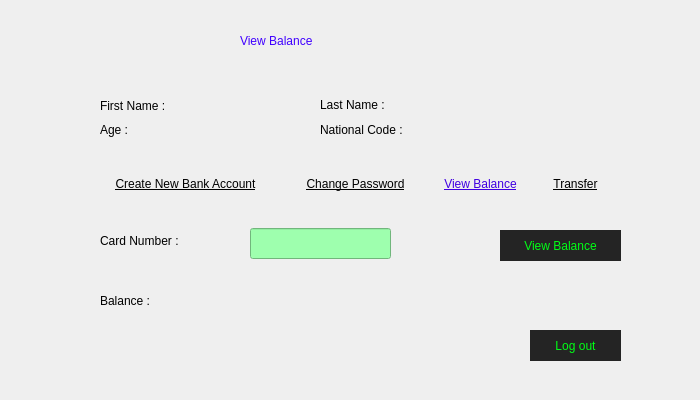
<?xml version="1.0" encoding="UTF-8"?>
<ui version="4.0">
 <class>ViewBalance</class>
 <widget class="QWidget" name="ViewBalance">
  <property name="geometry">
   <rect>
    <x>0</x>
    <y>0</y>
    <width>700</width>
    <height>400</height>
   </rect>
  </property>
  <property name="windowTitle">
   <string>Form</string>
  </property>
  <property name="styleSheet">
   <string notr="true">QPushButton {
    background-color: transparent;
    border: none;
}</string>
  </property>
  <widget class="QLabel" name="background">
   <property name="geometry">
    <rect>
     <x>0</x>
     <y>0</y>
     <width>700</width>
     <height>400</height>
    </rect>
   </property>
   <property name="text">
    <string/>
   </property>
   <property name="pixmap">
    <pixmap resource="Panel.qrc">:/images/panel2.png</pixmap>
   </property>
  </widget>
  <widget class="QLabel" name="balanceL">
   <property name="geometry">
    <rect>
     <x>100</x>
     <y>280</y>
     <width>81</width>
     <height>41</height>
    </rect>
   </property>
   <property name="styleSheet">
    <string notr="true">color: black;
font: 12pt &quot;Tw Cen MT&quot;;
</string>
   </property>
   <property name="text">
    <string>Balance :</string>
   </property>
  </widget>
  <widget class="QPushButton" name="createNewBankAccountPB">
   <property name="geometry">
    <rect>
     <x>90</x>
     <y>169</y>
     <width>191</width>
     <height>29</height>
    </rect>
   </property>
   <property name="cursor">
    <cursorShape>PointingHandCursor</cursorShape>
   </property>
   <property name="styleSheet">
    <string notr="true">text-decoration: underline;
font: 10pt &quot;MRT_Sozar&quot;;
color: rgb(0, 0, 0);</string>
   </property>
   <property name="text">
    <string>Create New Bank Account</string>
   </property>
  </widget>
  <widget class="QLineEdit" name="cardNumberLE">
   <property name="geometry">
    <rect>
     <x>250</x>
     <y>228</y>
     <width>141</width>
     <height>31</height>
    </rect>
   </property>
   <property name="styleSheet">
    <string notr="true">background-color: rgb(158, 255, 174);
color: rgb(0, 0, 0);
</string>
   </property>
   <property name="text">
    <string/>
   </property>
  </widget>
  <widget class="QPushButton" name="logoutPB">
   <property name="geometry">
    <rect>
     <x>530</x>
     <y>330</y>
     <width>91</width>
     <height>31</height>
    </rect>
   </property>
   <property name="cursor">
    <cursorShape>PointingHandCursor</cursorShape>
   </property>
   <property name="styleSheet">
    <string notr="true">color: rgb(0, 255, 21);
background-color: rgb(36, 36, 36);
font: 9pt &quot;MRT_Sozar&quot;;</string>
   </property>
   <property name="text">
    <string>Log out</string>
   </property>
   <property name="autoDefault">
    <bool>false</bool>
   </property>
   <property name="default">
    <bool>true</bool>
   </property>
   <property name="flat">
    <bool>false</bool>
   </property>
  </widget>
  <widget class="QPushButton" name="balancePB">
   <property name="geometry">
    <rect>
     <x>500</x>
     <y>230</y>
     <width>121</width>
     <height>31</height>
    </rect>
   </property>
   <property name="cursor">
    <cursorShape>PointingHandCursor</cursorShape>
   </property>
   <property name="styleSheet">
    <string notr="true">color: rgb(0, 255, 21);
background-color: rgb(36, 36, 36);
font: 9pt &quot;MRT_Sozar&quot;;</string>
   </property>
   <property name="text">
    <string>View Balance</string>
   </property>
   <property name="autoDefault">
    <bool>false</bool>
   </property>
   <property name="default">
    <bool>true</bool>
   </property>
   <property name="flat">
    <bool>false</bool>
   </property>
  </widget>
  <widget class="QPushButton" name="viewBalancePB">
   <property name="geometry">
    <rect>
     <x>430</x>
     <y>169</y>
     <width>101</width>
     <height>29</height>
    </rect>
   </property>
   <property name="styleSheet">
    <string notr="true">text-decoration: underline;
color: rgb(64, 0, 225);
font: 10pt &quot;MRT_Sozar&quot;;
</string>
   </property>
   <property name="text">
    <string>View Balance</string>
   </property>
  </widget>
  <widget class="QPushButton" name="changePasswordPB">
   <property name="geometry">
    <rect>
     <x>290</x>
     <y>169</y>
     <width>131</width>
     <height>29</height>
    </rect>
   </property>
   <property name="cursor">
    <cursorShape>PointingHandCursor</cursorShape>
   </property>
   <property name="styleSheet">
    <string notr="true">text-decoration: underline;
color: rgb(0, 0, 0);
font: 10pt &quot;MRT_Sozar&quot;;
</string>
   </property>
   <property name="text">
    <string>Change Password</string>
   </property>
  </widget>
  <widget class="QLabel" name="cardNumberL">
   <property name="geometry">
    <rect>
     <x>100</x>
     <y>220</y>
     <width>131</width>
     <height>41</height>
    </rect>
   </property>
   <property name="styleSheet">
    <string notr="true">color: black;
font: 12pt &quot;Tw Cen MT&quot;;
</string>
   </property>
   <property name="text">
    <string>Card Number :</string>
   </property>
  </widget>
  <widget class="QPushButton" name="transferPB">
   <property name="geometry">
    <rect>
     <x>540</x>
     <y>169</y>
     <width>71</width>
     <height>29</height>
    </rect>
   </property>
   <property name="cursor">
    <cursorShape>PointingHandCursor</cursorShape>
   </property>
   <property name="styleSheet">
    <string notr="true">text-decoration: underline;
color: rgb(0, 0, 0);
font: 10pt &quot;MRT_Sozar&quot;;
</string>
   </property>
   <property name="text">
    <string>Transfer</string>
   </property>
  </widget>
  <widget class="QLabel" name="balanceST">
   <property name="geometry">
    <rect>
     <x>250</x>
     <y>285</y>
     <width>141</width>
     <height>31</height>
    </rect>
   </property>
   <property name="styleSheet">
    <string notr="true">color: rgb(67, 67, 67);</string>
   </property>
   <property name="text">
    <string/>
   </property>
  </widget>
  <widget class="QLabel" name="viewBalanceL">
   <property name="geometry">
    <rect>
     <x>240</x>
     <y>10</y>
     <width>241</width>
     <height>61</height>
    </rect>
   </property>
   <property name="styleSheet">
    <string notr="true">color: rgb(64, 0, 255);
font: 800 17pt &quot;Rockwell Extra Bold&quot;;
</string>
   </property>
   <property name="text">
    <string>View Balance</string>
   </property>
  </widget>
  <widget class="QLabel" name="ageL">
   <property name="geometry">
    <rect>
     <x>100</x>
     <y>114</y>
     <width>41</width>
     <height>31</height>
    </rect>
   </property>
   <property name="styleSheet">
    <string notr="true">color: black;
font: 10pt &quot;Tw Cen MT&quot;;
</string>
   </property>
   <property name="text">
    <string>Age :</string>
   </property>
  </widget>
  <widget class="QLabel" name="firstNameL">
   <property name="geometry">
    <rect>
     <x>100</x>
     <y>80</y>
     <width>101</width>
     <height>51</height>
    </rect>
   </property>
   <property name="styleSheet">
    <string notr="true">color: black;
font: 12pt &quot;Tw Cen MT&quot;;
</string>
   </property>
   <property name="text">
    <string>First Name :</string>
   </property>
  </widget>
  <widget class="QLabel" name="lastNameL">
   <property name="geometry">
    <rect>
     <x>320</x>
     <y>79</y>
     <width>101</width>
     <height>51</height>
    </rect>
   </property>
   <property name="styleSheet">
    <string notr="true">color: black;
font: 12pt &quot;Tw Cen MT&quot;;
</string>
   </property>
   <property name="text">
    <string>Last Name :</string>
   </property>
  </widget>
  <widget class="QLabel" name="ageST">
   <property name="geometry">
    <rect>
     <x>150</x>
     <y>120</y>
     <width>51</width>
     <height>20</height>
    </rect>
   </property>
   <property name="styleSheet">
    <string notr="true">color: rgb(67, 67, 67);</string>
   </property>
   <property name="text">
    <string/>
   </property>
  </widget>
  <widget class="QLabel" name="nationalCodeL">
   <property name="geometry">
    <rect>
     <x>320</x>
     <y>114</y>
     <width>111</width>
     <height>31</height>
    </rect>
   </property>
   <property name="styleSheet">
    <string notr="true">color: black;
font: 10pt &quot;Tw Cen MT&quot;;
</string>
   </property>
   <property name="text">
    <string>National Code :</string>
   </property>
  </widget>
  <widget class="QLabel" name="firstNameST">
   <property name="geometry">
    <rect>
     <x>210</x>
     <y>95</y>
     <width>91</width>
     <height>20</height>
    </rect>
   </property>
   <property name="styleSheet">
    <string notr="true">color: rgb(67, 67, 67);</string>
   </property>
   <property name="text">
    <string/>
   </property>
  </widget>
  <widget class="QLabel" name="lastNameST">
   <property name="geometry">
    <rect>
     <x>430</x>
     <y>95</y>
     <width>161</width>
     <height>20</height>
    </rect>
   </property>
   <property name="styleSheet">
    <string notr="true">color: rgb(67, 67, 67);</string>
   </property>
   <property name="text">
    <string/>
   </property>
  </widget>
  <widget class="QLabel" name="nationalCodeST">
   <property name="geometry">
    <rect>
     <x>440</x>
     <y>120</y>
     <width>161</width>
     <height>20</height>
    </rect>
   </property>
   <property name="styleSheet">
    <string notr="true">color: rgb(67, 67, 67);</string>
   </property>
   <property name="text">
    <string/>
   </property>
  </widget>
 </widget>
 <resources>
  <include location="Panel.qrc"/>
 </resources>
 <connections/>
</ui>
